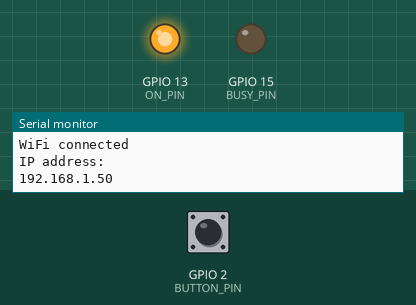
Simulated run of this sketch. Board: ESP8266 (NodeMCU). On the bench: output pins drawn as LEDs (lit = HIGH), the last lines printed to the serial monitor. Inputs (shaded band) come from the test bench; at power-on: GPIO 2 (BUTTON_PIN) HIGH. WiFi joins after 1.5 s; servers stay silent unless stated; uploads are accepted with an empty reply.

Above: at 3.2 s.
3.3 s: GPIO 2 (BUTTON_PIN) pulled LOW for 1 s
At 3.7 s:
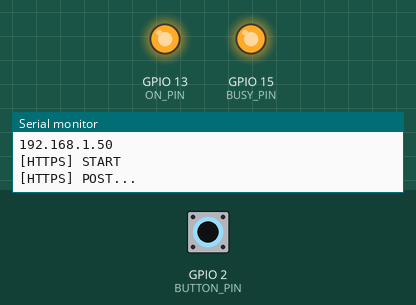
5.8 s: GPIO 2 (BUTTON_PIN) pulled LOW for 3.2 s
At 9.7 s:
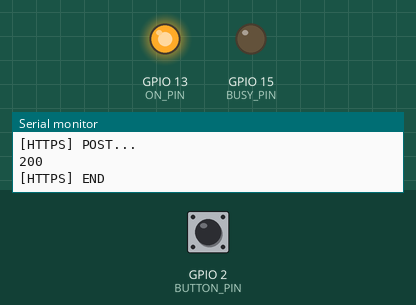
Timing chart, 0 to 11.2 s (numbered marks = the images above; inputs shaded):
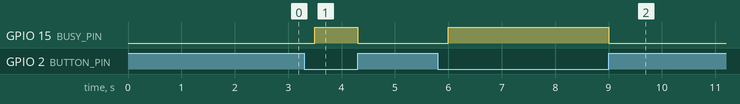

The sketch:

https_simple.ino
```cpp
#include <ESP8266WiFi.h>
#include <ESP8266HTTPClient.h>
#include <WiFiClientSecureBearSSL.h>

#define STASSID "iPhone XS"
#define STAPSK "provaprova"

#define BUTTON_PIN 2
#define ON_PIN 13
#define BUSY_PIN 15

const char* ssid = STASSID;
const char* password = STAPSK;

String url = "https://srhwu5yyfz3ma72nn5ij77f5am0cavnd.lambda-url.eu-south-1.on.aws";
String body = "username=admin&password=cun3pnwZAT4dmg1zbu";

int last_pin_state = LOW;
int pin_state;
unsigned long last_time =  0;
unsigned long delay_time = 200;

void setup() {
  Serial.begin(115200);

  pinMode(ON_PIN, OUTPUT);
  digitalWrite(ON_PIN, LOW);
  pinMode(BUSY_PIN, OUTPUT);
  digitalWrite(BUSY_PIN, LOW);

  pinMode(BUTTON_PIN, INPUT_PULLUP);

  Serial.print("Connecting to ");
  Serial.println(ssid);

  WiFi.mode(WIFI_STA);
  WiFi.begin(ssid, password);

  while (WiFi.status() != WL_CONNECTED) {
    delay(1000);
    Serial.print(".");
  }

  Serial.println("");
  Serial.println("WiFi connected");
  Serial.println("IP address: ");
  Serial.println(WiFi.localIP());

  digitalWrite(ON_PIN, HIGH);
}

void loop() {

  pin_state = digitalRead(BUTTON_PIN);

  if (pin_state != last_pin_state) {
    last_time = millis();
  }

  if ( (millis() - last_time) > delay_time) {
    digitalWrite(BUSY_PIN, HIGH);

    if (pin_state == LOW) {
      last_pin_state = 0;
      if ((WiFi.status() == WL_CONNECTED)) {

          std::unique_ptr<BearSSL::WiFiClientSecure>client(new BearSSL::WiFiClientSecure);
          client->setInsecure();
          HTTPClient https;

          Serial.print("[HTTPS] START\n");
          https.begin(*client, url);

          https.addHeader("User-Agent", "ESP8266");

          Serial.print("[HTTPS] POST...\n");
          int httpsCode = https.POST(body);

          if (httpsCode > 0) {
            Serial.println(httpsCode);
            if (httpsCode == HTTP_CODE_OK) {
              Serial.println(https.getString());
            }
          } else {
              Serial.println("failed to POST");
          }
          Serial.print("[HTTPS] END\n");
          https.end();
          digitalWrite(BUSY_PIN, LOW);
        }
    } else {
        last_pin_state = 1;
    }
  }
}
```

Measured:
- after the input at 3.3 s, GPIO 15 (BUSY_PIN): LOW → HIGH after 0.20 s, → LOW 0.80 s later
- after the input at 5.8 s, GPIO 15 (BUSY_PIN): LOW → HIGH after 0.20 s, → LOW 3.0 s later
